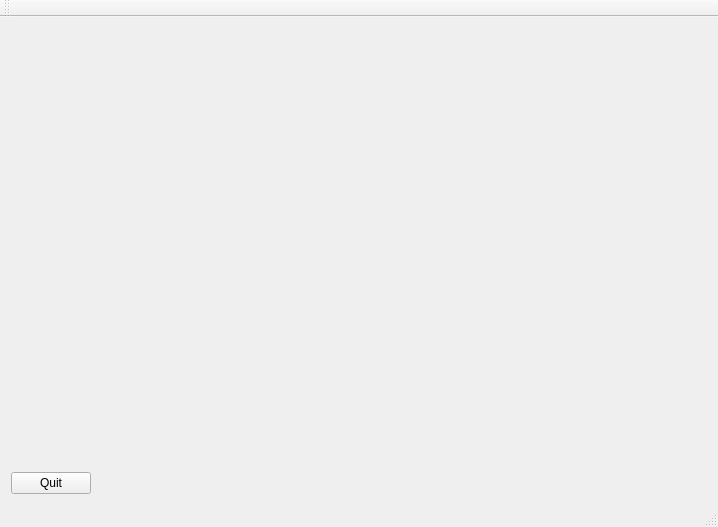
<?xml version="1.0" encoding="UTF-8"?>
<ui version="4.0">
 <class>MainWindow</class>
 <widget class="QMainWindow" name="MainWindow">
  <property name="geometry">
   <rect>
    <x>0</x>
    <y>0</y>
    <width>718</width>
    <height>527</height>
   </rect>
  </property>
  <property name="windowTitle">
   <string>MainWindow</string>
  </property>
  <widget class="QWidget" name="centralWidget">
   <property name="sizePolicy">
    <sizepolicy hsizetype="Expanding" vsizetype="Preferred">
     <horstretch>0</horstretch>
     <verstretch>0</verstretch>
    </sizepolicy>
   </property>
   <layout class="QHBoxLayout" name="horizontalLayout">
    <item>
     <layout class="QVBoxLayout" name="verticalLayout_2">
      <item>
       <layout class="QVBoxLayout" name="verticalLayout">
        <item>
         <spacer name="verticalSpacer">
          <property name="orientation">
           <enum>Qt::Vertical</enum>
          </property>
          <property name="sizeHint" stdset="0">
           <size>
            <width>20</width>
            <height>40</height>
           </size>
          </property>
         </spacer>
        </item>
       </layout>
      </item>
      <item>
       <widget class="QPushButton" name="pushButton">
        <property name="text">
         <string>Quit</string>
        </property>
       </widget>
      </item>
     </layout>
    </item>
    <item>
     <widget class="GLWidget" name="GLwidget" native="true">
      <property name="sizePolicy">
       <sizepolicy hsizetype="Expanding" vsizetype="Preferred">
        <horstretch>0</horstretch>
        <verstretch>0</verstretch>
       </sizepolicy>
      </property>
     </widget>
    </item>
   </layout>
  </widget>
  <widget class="QMenuBar" name="menuBar">
   <property name="geometry">
    <rect>
     <x>0</x>
     <y>0</y>
     <width>718</width>
     <height>21</height>
    </rect>
   </property>
  </widget>
  <widget class="QToolBar" name="mainToolBar">
   <attribute name="toolBarArea">
    <enum>TopToolBarArea</enum>
   </attribute>
   <attribute name="toolBarBreak">
    <bool>false</bool>
   </attribute>
  </widget>
  <widget class="QStatusBar" name="statusBar"/>
 </widget>
 <layoutdefault spacing="6" margin="11"/>
 <customwidgets>
  <customwidget>
   <class>GLWidget</class>
   <extends>QWidget</extends>
   <header>glwidget.h</header>
   <container>1</container>
  </customwidget>
 </customwidgets>
 <resources/>
 <connections>
  <connection>
   <sender>pushButton</sender>
   <signal>released()</signal>
   <receiver>MainWindow</receiver>
   <slot>close()</slot>
   <hints>
    <hint type="sourcelabel">
     <x>28</x>
     <y>486</y>
    </hint>
    <hint type="destinationlabel">
     <x>29</x>
     <y>263</y>
    </hint>
   </hints>
  </connection>
 </connections>
</ui>
